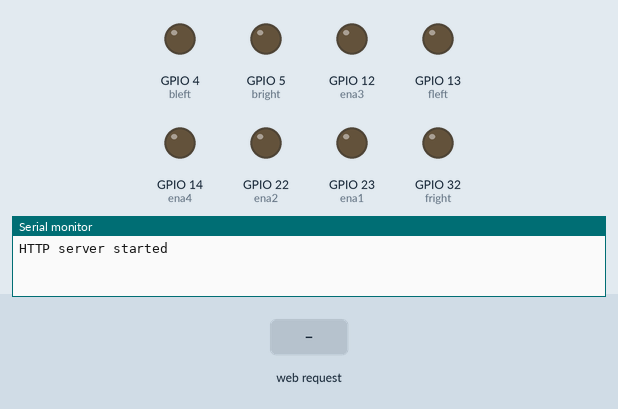
Recording of a sketch running on a simulated ESP32. On the bench: output pins drawn as LEDs (lit = HIGH), the last lines printed to the serial monitor. The test bench sets the inputs (shaded band).

Above: at 1.2 s.
1.3 s: HTTP request GET /forward/on received
At 2.5 s:
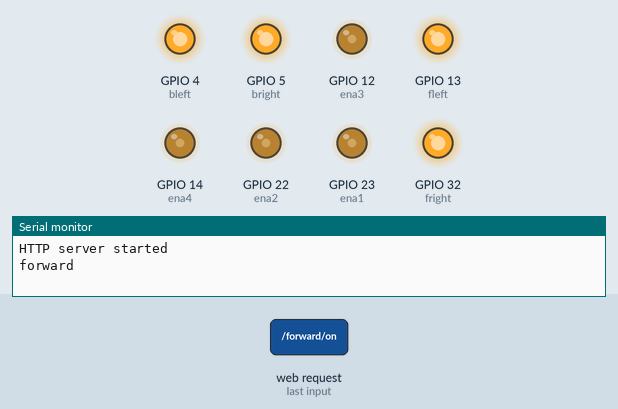
2.8 s: HTTP request GET /left/on received
At 3.7 s:
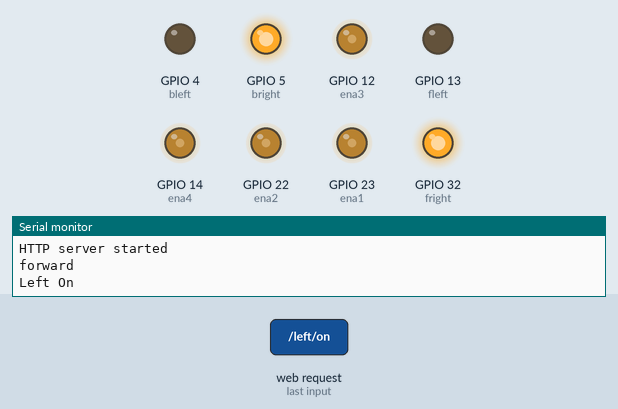
4.3 s: HTTP request GET /back/on received
At 4.8 s:
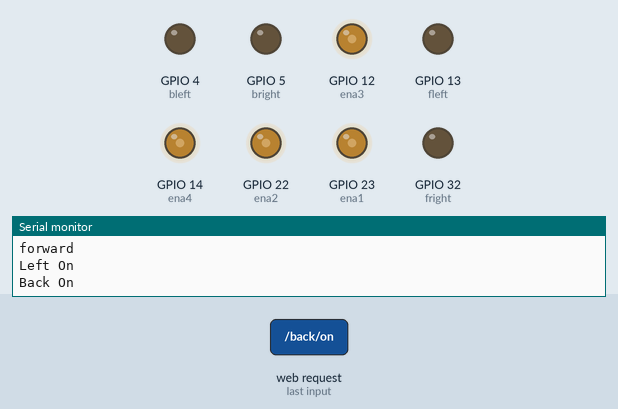
5.8 s: HTTP request GET /right/on received
At 7.2 s:
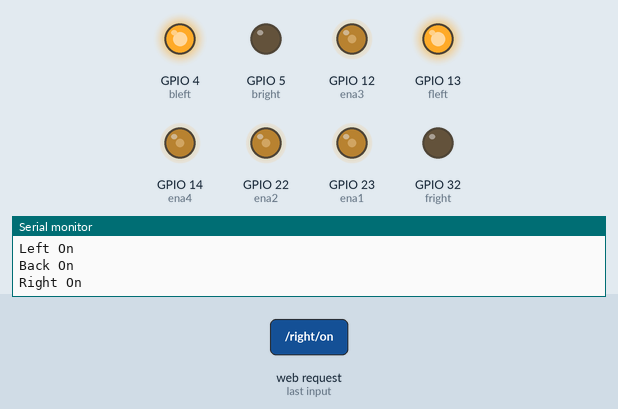
Timing chart, 0 to 8.3 s (numbered marks = the images above; inputs shaded):
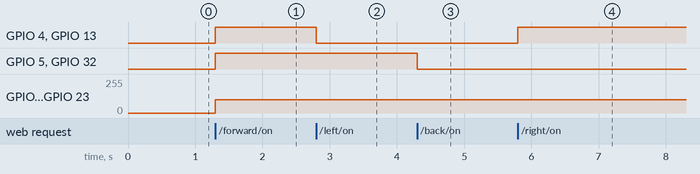

The sketch:

car1.ino
```cpp
#include <WiFi.h>
#include <WebServer.h>

const char *ssid = "ESP32-Network";
const char *password = "123456789";

WebServer server(80);

const int bleft = 4;
const int bright = 5;
const int fleft = 13;
const int fright = 32;
const int ena1   = 23;
const int ena2   = 22;
const int ena3   = 12;
const int ena4   = 14;

int enaval = 100;

// Use a raw string literal for the HTML and JavaScript code
const char htmlPage[] PROGMEM = R"rawliteral(
  <!DOCTYPE html>
  <html>
    <head>
      <style>
        html, body {
          margin: 0;
          padding: 0;
          height: 100%;
          width: 100%;
          overflow: hidden;
        }
        #circle {
          width: 100px;
          height: 100px;
          background-color: red;
          position: absolute;
          top: 200px;
          left: 200px;
          transition: top 0.5s ease;
        }
        #con {
          width: 500px;
          height: 500px;

          background-color: blue;
          position: absolute;
          top: 700px;
          left: 300px;
        }
      .btn{
                height: 100px;
                width: 100px;
                position: relative;
                top: 100px;
                left: 100px;
                font-size: larger;
            }
      </style>
    </head>
    <body>
    <button class="btn" onclick="fetch('/ena')">50</button>
      <button class="btn" onclick="fetch('/ena/100')">100</button>
      <button class="btn" onclick="fetch('/ena/max')">Max</button>

      <div id="con">
        <div id="circle"></div>
      </div>


      <script>
        let circle = document.getElementById('circle');
        let startY, startX;

        document.body.addEventListener('touchmove', function(e) { e.preventDefault(); }, { passive: false });

        circle.addEventListener('touchstart', function(e) {
          startY = e.touches[0].clientY;
          startX = e.touches[0].clientX;
          circle.style.transition = 'none';
        });

        circle.addEventListener('touchmove', function(e) {
          let currentY = e.touches[0].clientY;
          let currentX = e.touches[0].clientX;

          let moveY = currentY - startY;
          let moveX = currentX - startX;

          let newTop = circle.offsetTop + moveY;
          let newLeft = circle.offsetLeft + moveX;

          if (newLeft >= 50 && newTop <= 400 && newLeft <= 400 && newTop >= 50) {
            circle.style.top = newTop + 'px';
            circle.style.left = newLeft + 'px';

            if (newTop <= 160 && newLeft >= 0 && newLeft < 500) {
              fetch('/forward/on');
            } else if (newTop >= 350 && newLeft > 150 && newLeft < 400) {
              fetch('/back/on');
            } else if (newLeft >= 0 && newLeft < 200 && newTop > 160 && newTop < 400) {
              fetch('/left/on');
            } else if (newLeft > 300 && newTop > 160 && newTop < 400) {
              fetch('/right/on');
            } else {
              fetch('/led/off');
            }
          }
          startY = currentY;
          startX = currentX;
        });

        circle.addEventListener('touchend', function(e) {
          circle.style.top = '200px';
          circle.style.left = '200px';
          setTimeout(function() {
            fetch('/led/off');
          }, 500);
        });
      </script>
    </body>
  </html>
)rawliteral";

// Function to handle root URL "/"
void handleRoot()
{
  server.send(200, "text/html", htmlPage);
}

void forward() {
  digitalWrite(bleft, HIGH);
  digitalWrite(fleft, HIGH);
  digitalWrite(fright, HIGH);
    digitalWrite(bright, HIGH);
  analogWrite(ena1,enaval);
  analogWrite(ena2,enaval);
   analogWrite(ena3,enaval);
  analogWrite(ena4,enaval);

  Serial.println("forward");
  server.send(200, "text/plain", "Forward On");
}

void handleLedOff() {
  digitalWrite(bleft, LOW);
  digitalWrite(fleft, LOW);
  digitalWrite(bright, LOW);
  digitalWrite(fright, LOW);
  Serial.println("LED is OFF");
  server.send(200, "text/plain", "LED Off");
}

void back() {
  digitalWrite(bleft, LOW);
  digitalWrite(bright, LOW);
  digitalWrite(fleft, LOW);
  digitalWrite(fright, LOW);
//  analogWrite(ena1,enaval);
//   analogWrite(ena2,enaval);
  Serial.println("Back On");
  server.send(200, "text/plain", "Back On");
}

void left() {
  digitalWrite(fleft, LOW);
  digitalWrite(fright, HIGH);
  digitalWrite(bleft, LOW);
  digitalWrite(bright, HIGH);
  Serial.println("Left On");
  server.send(200, "text/plain", "Left On");
}

void right() {
  digitalWrite(fleft, HIGH);
  digitalWrite(fright, LOW);
  digitalWrite(bleft, HIGH);
  digitalWrite(bright, LOW);
  Serial.println("Right On");
  server.send(200, "text/plain", "Right On");
}

void ena(){
  enaval=50;
}
void ena_100(){
  enaval= 100;
}
void ena_max(){
  enaval= 250;
}

void setup()
{
  Serial.begin(115200);
  pinMode(fleft, OUTPUT);
  pinMode(fright, OUTPUT);
  pinMode(bleft, OUTPUT);
  pinMode(bright, OUTPUT);
  pinMode(ena1, OUTPUT);
  pinMode(ena2, OUTPUT);

  digitalWrite(fleft, LOW);
  digitalWrite(fright, LOW);
  digitalWrite(bleft, LOW);
  digitalWrite(bright, LOW);
  digitalWrite(ena1, 0);// Initially off
 digitalWrite(ena2, 0);
 digitalWrite(ena3, 0);
 digitalWrite(ena4, 0);

  WiFi.softAP(ssid, password);
  server.on("/", handleRoot);
  server.on("/forward/on", forward);
  server.on("/left/on", left);
  server.on("/back/on", back);
  server.on("/right/on", right);
  server.on("/led/off", handleLedOff);
    server.on("/ena", ena);
     server.on("/ena/100", ena_100);
     server.on("/ena/max", ena_100);

  server.begin();
  Serial.println("HTTP server started");
}

void loop()
{
  server.handleClient();
}
```

Measured:
- after the input at 1.3 s, GPIO 4 (bleft), GPIO 5 (bright), GPIO 13 (fleft), GPIO 32 (fright): LOW → HIGH at once; GPIO 12 (ena3), GPIO 14 (ena4), GPIO 22 (ena2), GPIO 23 (ena1): 0/255 → 100/255 at once
- after the input at 2.8 s, GPIO 4 (bleft), GPIO 13 (fleft): HIGH → LOW at once
- after the input at 4.3 s, GPIO 5 (bright), GPIO 32 (fright): HIGH → LOW at once
- after the input at 5.8 s, GPIO 4 (bleft), GPIO 13 (fleft): LOW → HIGH at once
